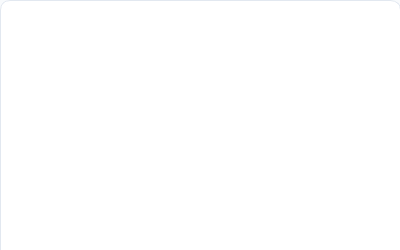
<?xml version="1.0" encoding="UTF-8"?>
<ui version="4.0">
 <class>Dialog_aboutme</class>
 <widget class="QDialog" name="Dialog_aboutme">
  <property name="geometry">
   <rect>
    <x>0</x>
    <y>0</y>
    <width>400</width>
    <height>250</height>
   </rect>
  </property>
  <property name="minimumSize">
   <size>
    <width>400</width>
    <height>250</height>
   </size>
  </property>
  <property name="maximumSize">
   <size>
    <width>400</width>
    <height>250</height>
   </size>
  </property>
  <property name="windowTitle">
   <string>关于</string>
  </property>
  <property name="styleSheet">
   <string notr="true">
/* ================================================
   关于对话框 - 现代化简约风格
   设计理念：专业、简洁、扁平化
   主色调：深蓝灰 (#1E293B)
   强调色：科技蓝 (#3B82F6)
   ================================================ */

QDialog {
    background-color: #F8FAFC;
}

QTextBrowser {
    background-color: #FFFFFF;
    border: 1px solid #E2E8F0;
    border-radius: 10px;
    padding: 20px 24px;
    selection-background-color: #DBEAFE;
    color: #334155;
    font-family: &quot;Microsoft YaHei&quot;, &quot;Segoe UI&quot;, Arial, sans-serif;
    font-size: 13px;
    line-height: 1.7;
}
</string>
  </property>
  <widget class="QTextBrowser" name="textEdit">
   <property name="geometry">
    <rect>
     <x>0</x>
     <y>0</y>
     <width>401</width>
     <height>281</height>
    </rect>
   </property>
   <property name="readOnly">
    <bool>true</bool>
   </property>
   <property name="openExternalLinks">
    <bool>true</bool>
   </property>
  </widget>
 </widget>
 <resources/>
 <connections/>
</ui>
